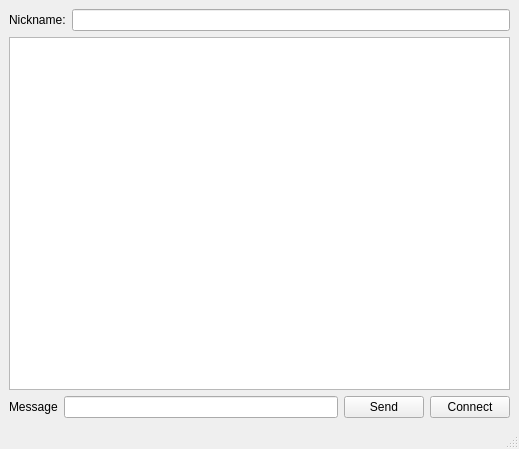
<?xml version="1.0" encoding="UTF-8"?>
<ui version="4.0">
 <class>MainWindow</class>
 <widget class="QMainWindow" name="MainWindow">
  <property name="geometry">
   <rect>
    <x>0</x>
    <y>0</y>
    <width>519</width>
    <height>449</height>
   </rect>
  </property>
  <property name="windowTitle">
   <string>MainWindow</string>
  </property>
  <widget class="QWidget" name="centralwidget">
   <layout class="QVBoxLayout" name="verticalLayout_2">
    <item>
     <layout class="QVBoxLayout" name="verticalLayout">
      <item>
       <layout class="QHBoxLayout" name="horizontalLayout_2">
        <item>
         <widget class="QLabel" name="label">
          <property name="text">
           <string>Nickname:</string>
          </property>
         </widget>
        </item>
        <item>
         <widget class="QLineEdit" name="nickname"/>
        </item>
       </layout>
      </item>
      <item>
       <widget class="QTextEdit" name="textEdit"/>
      </item>
      <item>
       <layout class="QHBoxLayout" name="horizontalLayout">
        <item>
         <widget class="QLabel" name="label_2">
          <property name="text">
           <string>Message</string>
          </property>
         </widget>
        </item>
        <item>
         <widget class="QLineEdit" name="message"/>
        </item>
        <item>
         <widget class="QPushButton" name="send">
          <property name="text">
           <string>Send</string>
          </property>
         </widget>
        </item>
        <item>
         <widget class="QPushButton" name="connect">
          <property name="text">
           <string>Connect</string>
          </property>
         </widget>
        </item>
       </layout>
      </item>
     </layout>
    </item>
   </layout>
  </widget>
  <widget class="QMenuBar" name="menubar">
   <property name="geometry">
    <rect>
     <x>0</x>
     <y>0</y>
     <width>519</width>
     <height>26</height>
    </rect>
   </property>
  </widget>
  <widget class="QStatusBar" name="statusbar"/>
 </widget>
 <resources/>
 <connections/>
</ui>
